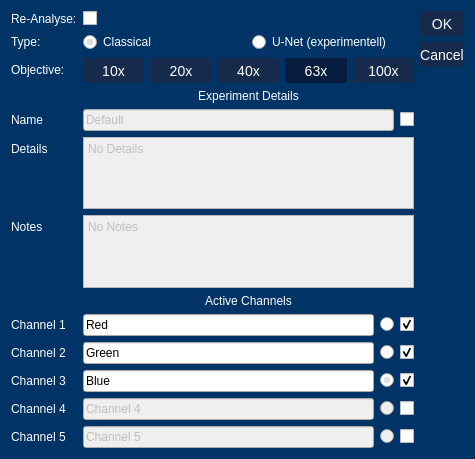
<?xml version="1.0" encoding="UTF-8"?>
<ui version="4.0">
 <class>Dialog</class>
 <widget class="QDialog" name="Dialog">
  <property name="geometry">
   <rect>
    <x>0</x>
    <y>0</y>
    <width>475</width>
    <height>459</height>
   </rect>
  </property>
  <property name="windowTitle">
   <string>Dialog</string>
  </property>
  <property name="styleSheet">
   <string notr="true">QPushButton{
	color: White;
	background-color: rgba(22, 42, 75 , 255);
	border: none;
	font-size: 14px;
 	text-align: center;
     display: inline-block;
	min-height: 25;
	min-width: 40;
}

QRadioButton{
	color: White;
}

QPushButton:checked{
	background-color: rgba(8, 28, 61, 255);
}

QPushButton:hover{
	background-color:  rgba(15, 35, 68 , 255);
}

QPushButton:pressed{
	background-color:  rgba(8, 28, 61 , 255);
}

QPushButton:disabled{
	background-color:  rgba(40, 60, 100 , 255);
}

QTableView, QListView{
	color: White;
	background-color: rgba(77, 77, 77, 128)
}

QLabel{
	color:White;
}

QProgressBar {
	color: White;
    border: 1px solid grey;
    background-color: rgb(10, 60, 110);
 }

 QProgressBar::chunk {
     background-color: rgba(77, 77, 77, 128);
 }

QMainWindow{
	background-color: rgb(0, 51, 102);
}

QDialog{
	background-color: rgb(0, 51, 102);
}</string>
  </property>
  <layout class="QHBoxLayout" name="horizontalLayout">
   <item>
    <layout class="QFormLayout" name="formLayout">
     <item row="4" column="0">
      <widget class="QLabel" name="label">
       <property name="text">
        <string>Name</string>
       </property>
      </widget>
     </item>
     <item row="9" column="0">
      <widget class="QLabel" name="label_2">
       <property name="text">
        <string>Channel 1</string>
       </property>
      </widget>
     </item>
     <item row="9" column="1">
      <layout class="QHBoxLayout" name="horizontalLayout_2">
       <item>
        <widget class="QLineEdit" name="le_one">
         <property name="toolTip">
          <string>Name for the first channel</string>
         </property>
         <property name="text">
          <string>Red</string>
         </property>
        </widget>
       </item>
       <item>
        <widget class="QRadioButton" name="rbtn_one">
         <property name="toolTip">
          <string>This channel will be treated as main channel containing nuclei</string>
         </property>
         <property name="text">
          <string/>
         </property>
         <attribute name="buttonGroup">
          <string notr="true">main_channel_btn_group</string>
         </attribute>
        </widget>
       </item>
       <item>
        <widget class="QCheckBox" name="cbx_one">
         <property name="toolTip">
          <string>Check if this channel should be analysed</string>
         </property>
         <property name="text">
          <string/>
         </property>
         <property name="checked">
          <bool>true</bool>
         </property>
        </widget>
       </item>
      </layout>
     </item>
     <item row="10" column="0">
      <widget class="QLabel" name="label_3">
       <property name="text">
        <string>Channel 2</string>
       </property>
      </widget>
     </item>
     <item row="10" column="1">
      <layout class="QHBoxLayout" name="horizontalLayout_3">
       <item>
        <widget class="QLineEdit" name="le_two">
         <property name="toolTip">
          <string>Name for the second channel</string>
         </property>
         <property name="text">
          <string>Green</string>
         </property>
        </widget>
       </item>
       <item>
        <widget class="QRadioButton" name="rbtn_two">
         <property name="toolTip">
          <string>This channel will be treated as main channel containing nuclei</string>
         </property>
         <property name="text">
          <string/>
         </property>
         <property name="checked">
          <bool>false</bool>
         </property>
         <attribute name="buttonGroup">
          <string notr="true">main_channel_btn_group</string>
         </attribute>
        </widget>
       </item>
       <item>
        <widget class="QCheckBox" name="cbx_two">
         <property name="toolTip">
          <string>Check if this channel should be analysed</string>
         </property>
         <property name="text">
          <string/>
         </property>
         <property name="checked">
          <bool>true</bool>
         </property>
        </widget>
       </item>
      </layout>
     </item>
     <item row="11" column="0">
      <widget class="QLabel" name="label_4">
       <property name="text">
        <string>Channel 3</string>
       </property>
      </widget>
     </item>
     <item row="11" column="1">
      <layout class="QHBoxLayout" name="horizontalLayout_4">
       <item>
        <widget class="QLineEdit" name="le_three">
         <property name="toolTip">
          <string>Name for the third channel</string>
         </property>
         <property name="text">
          <string>Blue</string>
         </property>
        </widget>
       </item>
       <item>
        <widget class="QRadioButton" name="rbtn_three">
         <property name="toolTip">
          <string>This channel will be treated as main channel containing nuclei</string>
         </property>
         <property name="text">
          <string/>
         </property>
         <property name="checked">
          <bool>true</bool>
         </property>
         <attribute name="buttonGroup">
          <string notr="true">main_channel_btn_group</string>
         </attribute>
        </widget>
       </item>
       <item>
        <widget class="QCheckBox" name="cbx_three">
         <property name="toolTip">
          <string>Check if this channel should be analysed</string>
         </property>
         <property name="text">
          <string/>
         </property>
         <property name="checked">
          <bool>true</bool>
         </property>
        </widget>
       </item>
      </layout>
     </item>
     <item row="12" column="0">
      <widget class="QLabel" name="label_5">
       <property name="text">
        <string>Channel 4</string>
       </property>
      </widget>
     </item>
     <item row="12" column="1">
      <layout class="QHBoxLayout" name="horizontalLayout_5">
       <item>
        <widget class="QLineEdit" name="le_four">
         <property name="enabled">
          <bool>false</bool>
         </property>
         <property name="toolTip">
          <string>Name for the foruth channel</string>
         </property>
         <property name="text">
          <string>Channel 4</string>
         </property>
        </widget>
       </item>
       <item>
        <widget class="QRadioButton" name="rbtn_four">
         <property name="enabled">
          <bool>false</bool>
         </property>
         <property name="toolTip">
          <string>This channel will be treated as main channel containing nuclei</string>
         </property>
         <property name="text">
          <string/>
         </property>
         <attribute name="buttonGroup">
          <string notr="true">main_channel_btn_group</string>
         </attribute>
        </widget>
       </item>
       <item>
        <widget class="QCheckBox" name="cbx_four">
         <property name="toolTip">
          <string>Check if this channel should be analysed</string>
         </property>
         <property name="text">
          <string/>
         </property>
        </widget>
       </item>
      </layout>
     </item>
     <item row="13" column="0">
      <widget class="QLabel" name="label_6">
       <property name="text">
        <string>Channel 5</string>
       </property>
      </widget>
     </item>
     <item row="13" column="1">
      <layout class="QHBoxLayout" name="horizontalLayout_6">
       <item>
        <widget class="QLineEdit" name="le_five">
         <property name="enabled">
          <bool>false</bool>
         </property>
         <property name="toolTip">
          <string>Name for the fifth channel</string>
         </property>
         <property name="text">
          <string>Channel 5</string>
         </property>
        </widget>
       </item>
       <item>
        <widget class="QRadioButton" name="rbtn_five">
         <property name="enabled">
          <bool>false</bool>
         </property>
         <property name="toolTip">
          <string>This channel will be treated as main channel containing nuclei</string>
         </property>
         <property name="text">
          <string/>
         </property>
         <attribute name="buttonGroup">
          <string notr="true">main_channel_btn_group</string>
         </attribute>
        </widget>
       </item>
       <item>
        <widget class="QCheckBox" name="cbx_five">
         <property name="toolTip">
          <string>Check if this channel should be analysed</string>
         </property>
         <property name="text">
          <string/>
         </property>
        </widget>
       </item>
      </layout>
     </item>
     <item row="7" column="1">
      <widget class="QLabel" name="label_7">
       <property name="text">
        <string>Active Channels</string>
       </property>
       <property name="alignment">
        <set>Qt::AlignCenter</set>
       </property>
      </widget>
     </item>
     <item row="7" column="0">
      <widget class="Line" name="line">
       <property name="orientation">
        <enum>Qt::Horizontal</enum>
       </property>
      </widget>
     </item>
     <item row="5" column="0">
      <widget class="QLabel" name="label_8">
       <property name="text">
        <string>Details</string>
       </property>
      </widget>
     </item>
     <item row="5" column="1">
      <widget class="QPlainTextEdit" name="pte_details">
       <property name="enabled">
        <bool>false</bool>
       </property>
       <property name="toolTip">
        <string>Details about the experiment</string>
       </property>
       <property name="plainText">
        <string>No Details</string>
       </property>
      </widget>
     </item>
     <item row="3" column="1">
      <widget class="QLabel" name="label_9">
       <property name="text">
        <string>Experiment Details</string>
       </property>
       <property name="alignment">
        <set>Qt::AlignCenter</set>
       </property>
      </widget>
     </item>
     <item row="4" column="1">
      <layout class="QHBoxLayout" name="horizontalLayout_7">
       <item>
        <widget class="QLineEdit" name="le_name">
         <property name="enabled">
          <bool>false</bool>
         </property>
         <property name="toolTip">
          <string>Name of the experiment</string>
         </property>
         <property name="text">
          <string>Default</string>
         </property>
        </widget>
       </item>
       <item>
        <widget class="QCheckBox" name="cbx_experiment">
         <property name="toolTip">
          <string>Check to create an experiment containing all analysed images</string>
         </property>
         <property name="text">
          <string/>
         </property>
        </widget>
       </item>
      </layout>
     </item>
     <item row="6" column="0">
      <widget class="QLabel" name="label_10">
       <property name="text">
        <string>Notes</string>
       </property>
      </widget>
     </item>
     <item row="6" column="1">
      <layout class="QHBoxLayout" name="horizontalLayout_8">
       <item>
        <widget class="QPlainTextEdit" name="pte_notes">
         <property name="enabled">
          <bool>false</bool>
         </property>
         <property name="toolTip">
          <string>Additional notes about the experiment</string>
         </property>
         <property name="plainText">
          <string>No Notes</string>
         </property>
        </widget>
       </item>
      </layout>
     </item>
     <item row="1" column="1">
      <layout class="QHBoxLayout" name="horizontalLayout_9">
       <item>
        <widget class="QRadioButton" name="rbtn_type_c">
         <property name="toolTip">
          <string>Analysis will be performed using image processing algorithms</string>
         </property>
         <property name="text">
          <string>Classical</string>
         </property>
         <property name="checked">
          <bool>true</bool>
         </property>
         <attribute name="buttonGroup">
          <string notr="true">type_btn_group</string>
         </attribute>
        </widget>
       </item>
       <item>
        <widget class="QRadioButton" name="rbtn_type_ml">
         <property name="toolTip">
          <string>Analysis will be performed via a Fully COnvolutional Neural Nerwork with U-Net architecture</string>
         </property>
         <property name="text">
          <string>U-Net (experimentell)</string>
         </property>
         <attribute name="buttonGroup">
          <string notr="true">type_btn_group</string>
         </attribute>
        </widget>
       </item>
      </layout>
     </item>
     <item row="1" column="0">
      <widget class="QLabel" name="label_11">
       <property name="text">
        <string>Type: </string>
       </property>
      </widget>
     </item>
     <item row="0" column="0">
      <widget class="QLabel" name="lbl_reanalyse">
       <property name="text">
        <string>Re-Analyse:</string>
       </property>
      </widget>
     </item>
     <item row="0" column="1">
      <widget class="QCheckBox" name="cbx_reanalyse">
       <property name="toolTip">
        <string>If checked, all images will be analysed, independent of existing analysis data</string>
       </property>
       <property name="text">
        <string/>
       </property>
      </widget>
     </item>
     <item row="2" column="1">
      <layout class="QHBoxLayout" name="horizontalLayout_10">
       <item>
        <widget class="QPushButton" name="btn_10x">
         <property name="toolTip">
          <string>10x Objective</string>
         </property>
         <property name="text">
          <string>10x</string>
         </property>
         <property name="checkable">
          <bool>true</bool>
         </property>
         <attribute name="buttonGroup">
          <string notr="true">objective_selection_group</string>
         </attribute>
        </widget>
       </item>
       <item>
        <widget class="QPushButton" name="btn_20x">
         <property name="toolTip">
          <string>20x Objective</string>
         </property>
         <property name="text">
          <string>20x</string>
         </property>
         <property name="checkable">
          <bool>true</bool>
         </property>
         <attribute name="buttonGroup">
          <string notr="true">objective_selection_group</string>
         </attribute>
        </widget>
       </item>
       <item>
        <widget class="QPushButton" name="btn_40x">
         <property name="toolTip">
          <string>40x Objective</string>
         </property>
         <property name="text">
          <string>40x</string>
         </property>
         <property name="checkable">
          <bool>true</bool>
         </property>
         <property name="checked">
          <bool>false</bool>
         </property>
         <attribute name="buttonGroup">
          <string notr="true">objective_selection_group</string>
         </attribute>
        </widget>
       </item>
       <item>
        <widget class="QPushButton" name="btn_63x">
         <property name="toolTip">
          <string>63x Objective</string>
         </property>
         <property name="text">
          <string>63x</string>
         </property>
         <property name="checkable">
          <bool>true</bool>
         </property>
         <property name="checked">
          <bool>true</bool>
         </property>
         <attribute name="buttonGroup">
          <string notr="true">objective_selection_group</string>
         </attribute>
        </widget>
       </item>
       <item>
        <widget class="QPushButton" name="btn_100x">
         <property name="toolTip">
          <string>100x Objective</string>
         </property>
         <property name="text">
          <string>100x</string>
         </property>
         <property name="checkable">
          <bool>true</bool>
         </property>
         <attribute name="buttonGroup">
          <string notr="true">objective_selection_group</string>
         </attribute>
        </widget>
       </item>
      </layout>
     </item>
     <item row="2" column="0">
      <widget class="QLabel" name="label_12">
       <property name="toolTip">
        <string>Determines the detection boundaries of the analysis. Standard: 63x</string>
       </property>
       <property name="text">
        <string>Objective:</string>
       </property>
      </widget>
     </item>
    </layout>
   </item>
   <item>
    <widget class="QDialogButtonBox" name="buttonBox">
     <property name="orientation">
      <enum>Qt::Vertical</enum>
     </property>
     <property name="standardButtons">
      <set>QDialogButtonBox::Cancel|QDialogButtonBox::Ok</set>
     </property>
    </widget>
   </item>
  </layout>
 </widget>
 <resources/>
 <connections>
  <connection>
   <sender>buttonBox</sender>
   <signal>accepted()</signal>
   <receiver>Dialog</receiver>
   <slot>accept()</slot>
   <hints>
    <hint type="sourcelabel">
     <x>248</x>
     <y>254</y>
    </hint>
    <hint type="destinationlabel">
     <x>157</x>
     <y>274</y>
    </hint>
   </hints>
  </connection>
  <connection>
   <sender>buttonBox</sender>
   <signal>rejected()</signal>
   <receiver>Dialog</receiver>
   <slot>reject()</slot>
   <hints>
    <hint type="sourcelabel">
     <x>316</x>
     <y>260</y>
    </hint>
    <hint type="destinationlabel">
     <x>286</x>
     <y>274</y>
    </hint>
   </hints>
  </connection>
 </connections>
 <buttongroups>
  <buttongroup name="main_channel_btn_group"/>
  <buttongroup name="type_btn_group"/>
  <buttongroup name="objective_selection_group"/>
 </buttongroups>
</ui>
